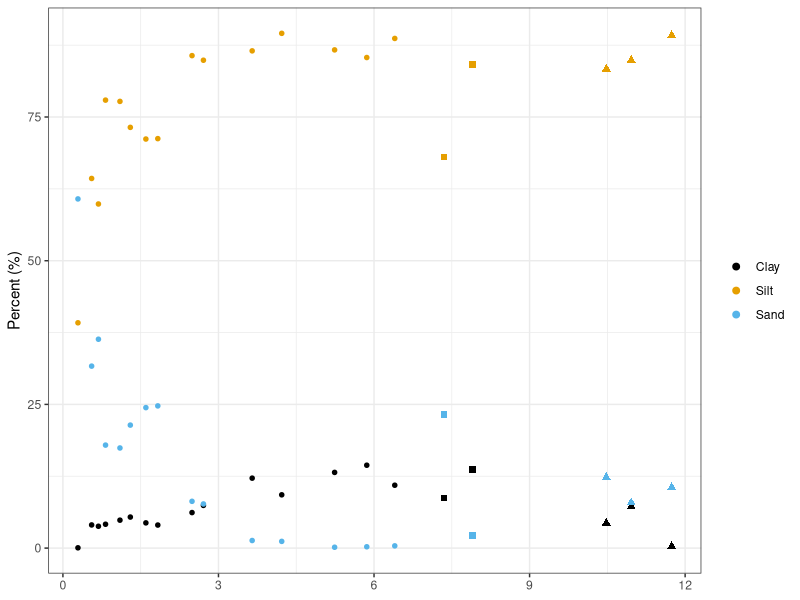
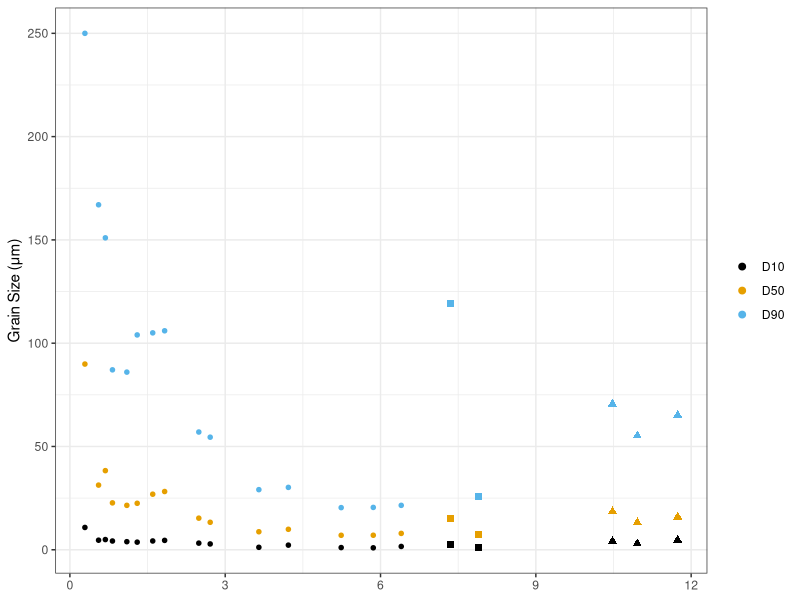
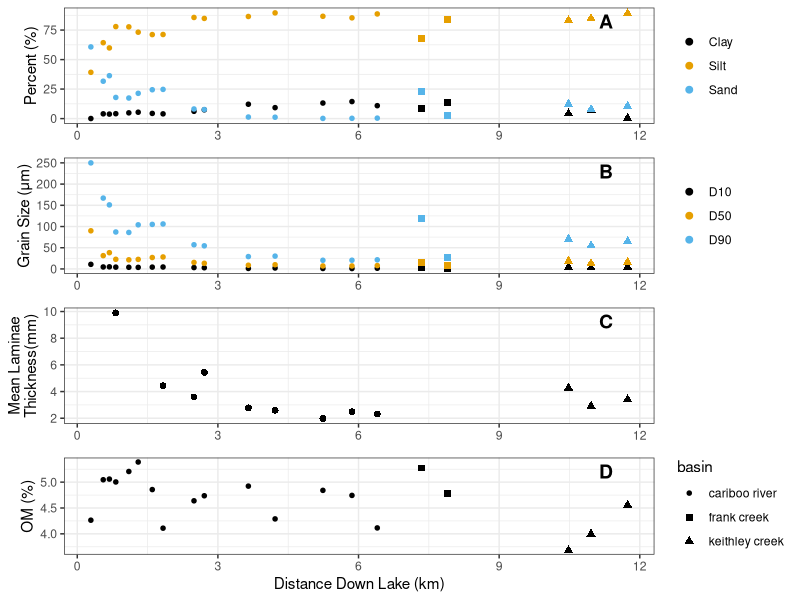

The R script that drew these images, in order: (Note: this script raises an error after producing the figures.)
library(tidyverse)
library(viridis)

options(ggplot2.discrete.colour= c("#000000", "#E69F00", "#56B4E9"))

# Data ####
gs <- readxl::read_xlsx('data/Sediment/Grain Size/CB17_GrainSize_Ekmans.xlsx', sheet = 2) |> 
  select(ID = `Core Number`,
         dist = `Distance Frm Delta (km)`,
         depth = Depth,
         basin = `sub-basin`,
         D10 = `Dx (10)`,
         D50 = `Dx (50)`,
         D90 = `Dx (90)`,
         Clay = `Clay  (0.01 - 2) μm`,
         Silt = `Silt  (2 - 63) μm`,
         Sand = `Sand  (63 - 2000) μm`
         ) 

ek_meta <- gs |> select(ID:basin) |> distinct()
  
varve <- read_csv('data/ekman/EK_varveCounting_orig_long_analysis.csv') |> 
  select(
    ID = core_num,
    thickness = layer_thickness_mm
  ) |> 
  group_by(ID) |> 
  summarise(Lam_Thickness = mean(thickness, na.rm = T)) |> 
  mutate(ID = as.numeric(gsub(".*?([0-9]+).*" , "\\1", ID))) |> 
  left_join(ek_meta, by = 'ID') 

# E13 age estimate and accumulation rate
e13 <- read_csv('data/ekman/EK_varveCounting_orig_long_analysis.csv') |> 
  filter(core_num == 'EK13') |> 
  mutate(cumul_depth_new = cumsum(layer_thickness_mm),
         yr_bp_new = row_number())

counting_error <- 0.1

mean_varve_thick <- mean(e13$layer_thickness_mm)
basaldepth <- max(e13$cumul_depth_new)
age_med <- max(e13$yr_bp_new)
age_hi <- age_med + (age_med * counting_error)
age_lo <- age_med - (age_med * counting_error)

sed_rate_hi <- basaldepth/age_hi
sed_rate_med <- basaldepth/age_med
sed_rate_lo <- basaldepth/age_lo

sed_rate_err <- (sed_rate_hi-sed_rate_lo)/2

# so same as just taking 10% of the avg acc rate

loi <- readxl::read_xlsx('data/Sediment/LOI/LOI_Cariboo_EkmanBulkSamples.xlsx', sheet = 5, skip = 1) |> 
  select(
    ID = `Core #`,
    # dist = `Distance Frm Delta (km)`,
    # depth = Depth,
    # loi_initial = `Initial Results`,
    LOI = `LOI (%) Second Round`,
    loi_notes = Notes
  ) |> 
  filter(is.na(ID) == F) |> 
  mutate(ID = as.numeric(gsub(".*?([0-9]+).*" , "\\1", ID))) |> 
  left_join(ek_meta, by = 'ID') 

# Plot ####
delta_shapes <- c(20, 15, 17)

gs_plot_grains <- 
  gs |> 
  pivot_longer(Clay:Sand, 
               names_to = 'grain_size_stat', 
               values_to = 'gs_value') |> 
  ggplot(aes(x = dist, 
             y = gs_value, 
             color = factor(grain_size_stat, levels = c("Clay", 
                                                                "Silt", 
                                                                "Sand")),
             shape = basin)) +
  geom_point(size = 2) +
  ylab('Percent (%)') +
  scale_shape_manual(guide = 'none', values = delta_shapes) +
  theme_bw() +
  theme(axis.title.x = element_blank(), legend.title = element_blank())

gs_plot_grains
  
gs_plot_dist <- 
    gs |> 
    pivot_longer(D10:D90, 
                 names_to = 'grain_size_stat', 
                 values_to = 'gs_value') |> 
  ggplot(aes(x = dist, y = gs_value, color = grain_size_stat, shape = basin)) +
    geom_point(size = 2) +
    ylab('Grain Size (μm)') +
    scale_shape_manual(guide = 'none', values = delta_shapes) +
    theme_bw() +
    theme(axis.title.x = element_blank(), legend.title = element_blank()) 

gs_plot_dist

varve_plot <- ggplot(varve, aes(x = dist, y = Lam_Thickness, shape = basin)) +
  geom_point(size = 2) +
  xlim(c(0.290,NA)) +
  ylab('Mean Laminae\nThickness(mm)') +
  theme_bw() +
  theme(axis.title.x = element_blank()) +
  scale_color_brewer(palette = 'Set2', name = '') +
  scale_shape_discrete(guide = 'none')

loi_plot <- ggplot(loi, aes(x = dist, y = LOI, shape = basin)) +
  geom_point(size = 2) +
  ylab('OM (%)') +
  xlab('Distance Down Lake (km)')+
  scale_color_brewer(palette = 'Set2', name = '') +
  scale_shape_manual(values = delta_shapes) +
  theme_bw()

p <- list(gs_plot_grains, gs_plot_dist, varve_plot, loi_plot)


cp <- cowplot::plot_grid(plotlist = p, nrow=length(p), 
                         # labels = LETTERS[seq( from = 1, to = length(p) )], 
                         labels = "AUTO",
                         label_y = 0.95,
                         label_x = .74,
                         align = 'v',
                         axis = 'tblr')

cp

cowplot::save_plot('journal-submission/markdown/figs/ekman_seds.jpg', plot = cp, base_width = 8.5, base_height = 6)
